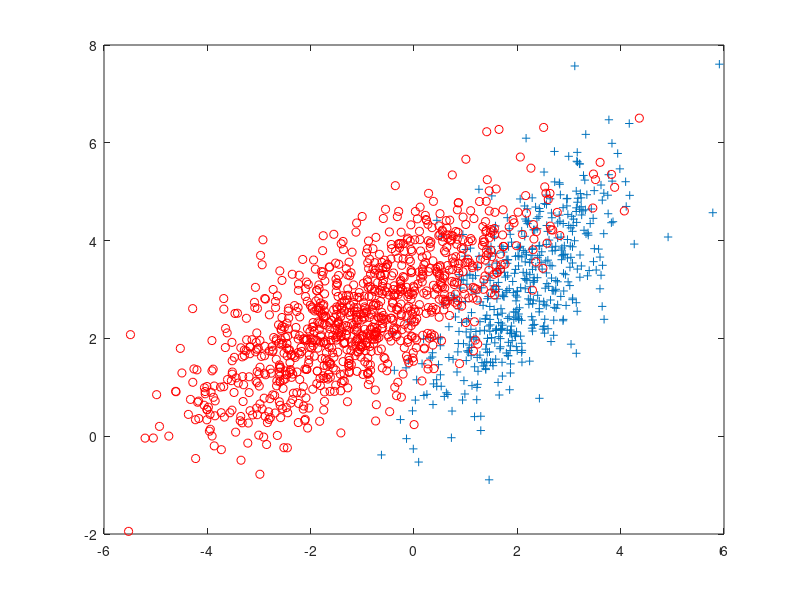

Here is the MATLAB script that generated this plot:

mu = [2 3];
SIGMA = [1 .9; .9,1.8];
r = mvnrnd(mu,SIGMA,500);
mu2 = [-1 2.5];
SIGMA2 = [ 2.5 1.4; 1.4,1.5];
r2 = mvnrnd(mu2,SIGMA2,1000);
tot = [r2;r];
tot = tot';
plot(r(:,1),r(:,2),'+')
hold on
plot(r2(:,1),r2(:,2),'or')
